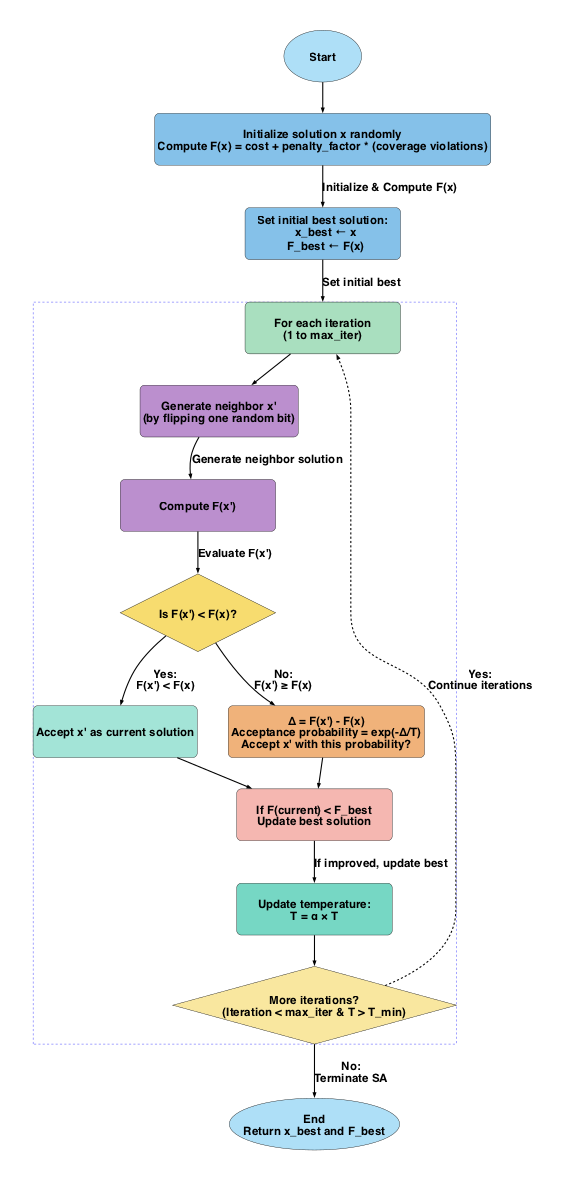

Source code (Python):
from graphviz import Digraph

# Global font settings
FONT_NAME = "Helvetica-Bold"
FONT_SIZE = "32"

# Create a new directed graph with A4 page settings (portrait: 8.27 x 11.69 inches)
dot = Digraph(comment='Simulated Annealing Flowchart', format='png')

dot.attr(
    rankdir='TB',
    splines='spline',
    nodesep='1.2',
    ranksep='1.2',
    bgcolor='white',
    size="8.27,11.69!",
    page="8.27,11.69",
    margin="0.3"
)

# Set global attributes for nodes and edges
dot.attr('node', fontname=FONT_NAME, fontsize=FONT_SIZE)
dot.attr('edge', fontname=FONT_NAME, fontsize=FONT_SIZE, fontcolor='black', penwidth='3')

# Helper dictionaries for node shapes (to reduce redundancies)
default_box = {
    'shape': 'box',
    'style': 'rounded,filled',
    'width': '6',
    'height': '2'
}
diamond_box = {
    'shape': 'diamond',
    'style': 'filled',
    'width': '6',
    'height': '3'
}
oval_box = {
    'shape': 'oval',
    'style': 'filled',
    'width': '3',
    'height': '2'
}

###############################################################################
# Define Nodes with Consistent Styling and Detailed Descriptions
###############################################################################

dot.node('start', 'Start', **oval_box, fillcolor='#AEDFF7', fontcolor='black')

dot.node('init', 
         'Initialize solution x randomly\nCompute F(x) = cost + penalty_factor * (coverage violations)',
         **default_box, fillcolor='#85C1E9', fontcolor='black')

dot.node('best', 
         'Set initial best solution:\n  x_best ← x\n  F_best ← F(x)',
         **default_box, fillcolor='#85C1E9', fontcolor='black')

dot.node('iter', 
         'For each iteration\n(1 to max_iter)',
         **default_box, fillcolor='#A9DFBF', fontcolor='black')

dot.node('neighbor', 
         "Generate neighbor x'\n(by flipping one random bit)",
         **default_box, fillcolor='#BB8FCE', fontcolor='black')

dot.node('compute', 
         "Compute F(x')",
         **default_box, fillcolor='#BB8FCE', fontcolor='black')

dot.node('compare', 
         "Is F(x') < F(x)?",
         **diamond_box, fillcolor='#F7DC6F', fontcolor='black')

dot.node('accept', 
         "Accept x' as current solution",
         **default_box, fillcolor='#A3E4D7', fontcolor='black')

dot.node('metropolis', 
         "Δ = F(x') - F(x)\nAcceptance probability = exp(-Δ/T)\nAccept x' with this probability?",
         **default_box, fillcolor='#F0B27A', fontcolor='black')

dot.node('update_best', 
         "If F(current) < F_best\nUpdate best solution",
         **default_box, fillcolor='#F5B7B1', fontcolor='black')

dot.node('cool', 
         "Update temperature:\nT = α × T",
         **default_box, fillcolor='#76D7C4', fontcolor='black')

dot.node('loop', 
         "More iterations?\n(Iteration < max_iter & T > T_min)",
         **diamond_box, fillcolor='#F9E79F', fontcolor='black')

dot.node('end', 
         "End\nReturn x_best and F_best",
         **oval_box, fillcolor='#AEDFF7', fontcolor='black')

###############################################################################
# Define Edges with Detailed Labels to Clarify the Flow and Criteria
###############################################################################

dot.edge('start', 'init')
dot.edge('init', 'best', label="Initialize & Compute F(x)")
dot.edge('best', 'iter', label="Set initial best")
dot.edge('iter', 'neighbor')
dot.edge('neighbor', 'compute', label="Generate neighbor solution")
dot.edge('compute', 'compare', label="Evaluate F(x')")
dot.edge('compare', 'accept', label='Yes:\nF(x\') < F(x)')
dot.edge('compare', 'metropolis', label='No:\nF(x\') ≥ F(x)')
dot.edge('accept', 'update_best')
dot.edge('metropolis', 'update_best')
dot.edge('update_best', 'cool', label="If improved, update best")
dot.edge('cool', 'loop')
dot.edge('loop', 'iter', label='Yes:\nContinue iterations', style='dashed')
dot.edge('loop', 'end', label='No:\nTerminate SA', style='bold')

###############################################################################
# Subgraph: Group the Iterative Process (Dashed Blue Outline, No Label)
###############################################################################
with dot.subgraph(name='cluster_iteration') as c:
    c.attr(style='dashed', color='blue')
    for n in ['iter', 'neighbor', 'compute', 'compare', 'accept', 'metropolis', 'update_best', 'cool', 'loop']:
        c.node(n)

# Render the flowchart to a PNG file and open it.
dot.render('simulated_annealing_flowchart', view=True)
